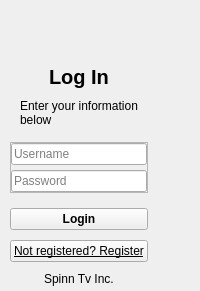
                    <widget class="QWidget" name="loginPage_2">
                     <layout class="QVBoxLayout" name="verticalLayout_10">
                      <property name="spacing">
                       <number>0</number>
                      </property>
                      <property name="leftMargin">
                       <number>0</number>
                      </property>
                      <property name="topMargin">
                       <number>0</number>
                      </property>
                      <property name="rightMargin">
                       <number>0</number>
                      </property>
                      <property name="bottomMargin">
                       <number>0</number>
                      </property>
                      <item alignment="Qt::AlignLeft">
                       <widget class="QWidget" name="widget_5" native="true">
                        <layout class="QVBoxLayout" name="verticalLayout_13">
                         <property name="spacing">
                          <number>10</number>
                         </property>
                         <property name="leftMargin">
                          <number>10</number>
                         </property>
                         <property name="topMargin">
                          <number>5</number>
                         </property>
                         <property name="rightMargin">
                          <number>0</number>
                         </property>
                         <property name="bottomMargin">
                          <number>5</number>
                         </property>
                         <item alignment="Qt::AlignHCenter">
                          <widget class="QLabel" name="label_13">
                           <property name="minimumSize">
                            <size>
                             <width>50</width>
                             <height>50</height>
                            </size>
                           </property>
                           <property name="maximumSize">
                            <size>
                             <width>50</width>
                             <height>50</height>
                            </size>
                           </property>
                           <property name="text">
                            <string/>
                           </property>
                           <property name="pixmap">
                            <pixmap resource="QSS/QSS_Resources.qrc">:/icons/Icons/user-check.png</pixmap>
                           </property>
                           <property name="scaledContents">
                            <bool>true</bool>
                           </property>
                          </widget>
                         </item>
                         <item alignment="Qt::AlignHCenter">
                          <widget class="QLabel" name="label_15">
                           <property name="font">
                            <font>
                             <family>Segoe UI</family>
                             <pointsize>15</pointsize>
                             <bold>true</bold>
                            </font>
                           </property>
                           <property name="text">
                            <string>Log In</string>
                           </property>
                          </widget>
                         </item>
                         <item alignment="Qt::AlignHCenter">
                          <widget class="QLabel" name="label_12">
                           <property name="font">
                            <font>
                             <family>Segoe UI</family>
                            </font>
                           </property>
                           <property name="text">
                            <string>Enter your information below</string>
                           </property>
                           <property name="wordWrap">
                            <bool>true</bool>
                           </property>
                          </widget>
                         </item>
                         <item>
                          <spacer name="verticalSpacer_3">
                           <property name="orientation">
                            <enum>Qt::Vertical</enum>
                           </property>
                           <property name="sizeHint" stdset="0">
                            <size>
                             <width>20</width>
                             <height>5</height>
                            </size>
                           </property>
                          </spacer>
                         </item>
                         <item>
                          <widget class="QFrame" name="frame_9">
                           <property name="sizePolicy">
                            <sizepolicy hsizetype="Preferred" vsizetype="Expanding">
                             <horstretch>0</horstretch>
                             <verstretch>0</verstretch>
                            </sizepolicy>
                           </property>
                           <property name="frameShape">
                            <enum>QFrame::StyledPanel</enum>
                           </property>
                           <property name="frameShadow">
                            <enum>QFrame::Raised</enum>
                           </property>
                           <layout class="QVBoxLayout" name="verticalLayout_9">
                            <property name="spacing">
                             <number>5</number>
                            </property>
                            <property name="leftMargin">
                             <number>0</number>
                            </property>
                            <property name="topMargin">
                             <number>0</number>
                            </property>
                            <property name="rightMargin">
                             <number>0</number>
                            </property>
                            <property name="bottomMargin">
                             <number>0</number>
                            </property>
                            <item>
                             <widget class="QLineEdit" name="lineEdit_6">
                              <property name="font">
                               <font>
                                <family>Segoe UI</family>
                               </font>
                              </property>
                              <property name="placeholderText">
                               <string>Username</string>
                              </property>
                             </widget>
                            </item>
                            <item>
                             <widget class="QLineEdit" name="lineEdit_7">
                              <property name="font">
                               <font>
                                <family>Segoe UI</family>
                               </font>
                              </property>
                              <property name="echoMode">
                               <enum>QLineEdit::Password</enum>
                              </property>
                              <property name="placeholderText">
                               <string>Password</string>
                              </property>
                             </widget>
                            </item>
                           </layout>
                          </widget>
                         </item>
                         <item>
                          <spacer name="verticalSpacer_4">
                           <property name="orientation">
                            <enum>Qt::Vertical</enum>
                           </property>
                           <property name="sizeHint" stdset="0">
                            <size>
                             <width>20</width>
                             <height>5</height>
                            </size>
                           </property>
                          </spacer>
                         </item>
                         <item>
                          <widget class="QPushButton" name="submitLoginBtn">
                           <property name="font">
                            <font>
                             <family>Segoe UI</family>
                             <bold>true</bold>
                            </font>
                           </property>
                           <property name="text">
                            <string>Login</string>
                           </property>
                           <property name="icon">
                            <iconset resource="QSS/QSS_Resources.qrc">
                             <normaloff>:/icons/Icons/log-in.png</normaloff>:/icons/Icons/log-in.png</iconset>
                           </property>
                           <property name="iconSize">
                            <size>
                             <width>20</width>
                             <height>20</height>
                            </size>
                           </property>
                          </widget>
                         </item>
                         <item alignment="Qt::AlignHCenter">
                          <widget class="QPushButton" name="to_register">
                           <property name="font">
                            <font>
                             <family>Segoe UI</family>
                             <underline>true</underline>
                            </font>
                           </property>
                           <property name="text">
                            <string>Not registered? Register</string>
                           </property>
                          </widget>
                         </item>
                         <item alignment="Qt::AlignHCenter">
                          <widget class="QLabel" name="label_14">
                           <property name="font">
                            <font>
                             <family>Segoe UI</family>
                            </font>
                           </property>
                           <property name="text">
                            <string>Spinn Tv Inc.</string>
                           </property>
                          </widget>
                         </item>
                        </layout>
                       </widget>
                      </item>
                     </layout>
                    </widget>
